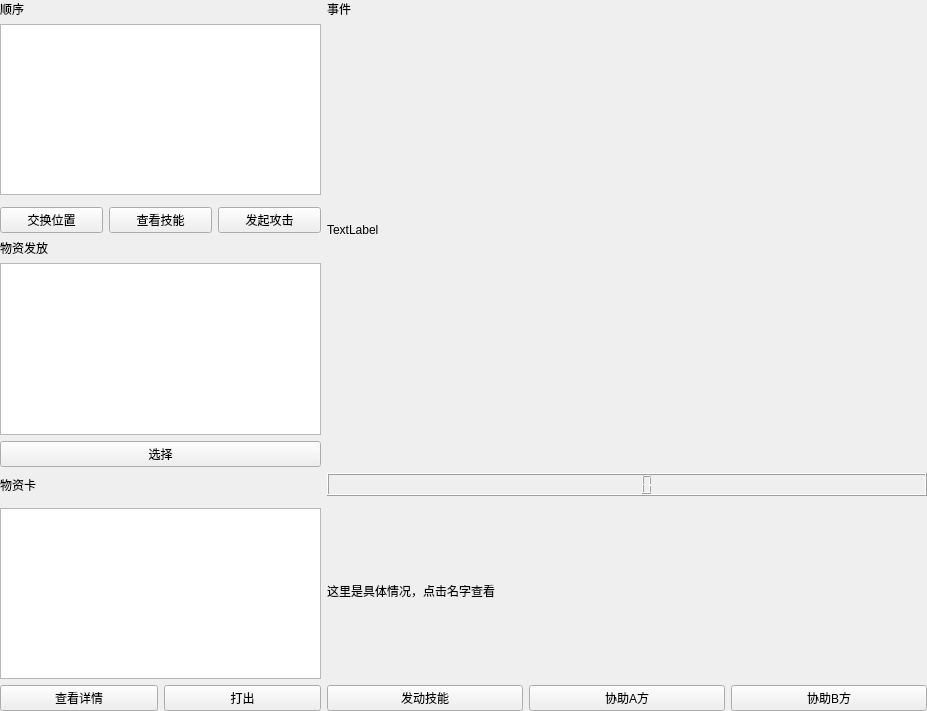
<?xml version="1.0" encoding="UTF-8"?>
<ui version="4.0">
 <class>Form</class>
 <widget class="QWidget" name="Form">
  <property name="geometry">
   <rect>
    <x>0</x>
    <y>0</y>
    <width>927</width>
    <height>711</height>
   </rect>
  </property>
  <property name="windowTitle">
   <string>Form</string>
  </property>
  <layout class="QVBoxLayout" name="verticalLayout">
   <property name="leftMargin">
    <number>0</number>
   </property>
   <property name="topMargin">
    <number>0</number>
   </property>
   <property name="rightMargin">
    <number>0</number>
   </property>
   <property name="bottomMargin">
    <number>0</number>
   </property>
   <item>
    <layout class="QGridLayout" name="gridLayout">
     <item row="5" column="0">
      <widget class="QListWidget" name="listWidget"/>
     </item>
     <item row="8" column="1" rowspan="2">
      <widget class="QLabel" name="label_6">
       <property name="text">
        <string>这里是具体情况，点击名字查看</string>
       </property>
      </widget>
     </item>
     <item row="4" column="0">
      <widget class="QLabel" name="label_2">
       <property name="text">
        <string>物资发放</string>
       </property>
      </widget>
     </item>
     <item row="6" column="0">
      <widget class="QPushButton" name="pushButton_3">
       <property name="text">
        <string>选择</string>
       </property>
      </widget>
     </item>
     <item row="1" column="0">
      <widget class="QListWidget" name="listWidget_3"/>
     </item>
     <item row="6" column="1">
      <spacer name="horizontalSpacer">
       <property name="orientation">
        <enum>Qt::Horizontal</enum>
       </property>
       <property name="sizeHint" stdset="0">
        <size>
         <width>600</width>
         <height>20</height>
        </size>
       </property>
      </spacer>
     </item>
     <item row="0" column="1">
      <widget class="QLabel" name="label_4">
       <property name="text">
        <string>事件</string>
       </property>
      </widget>
     </item>
     <item row="9" column="0">
      <widget class="QListWidget" name="listWidget_2"/>
     </item>
     <item row="10" column="0">
      <layout class="QHBoxLayout" name="horizontalLayout_2">
       <item>
        <widget class="QPushButton" name="pushButton_7">
         <property name="text">
          <string>查看详情</string>
         </property>
        </widget>
       </item>
       <item>
        <widget class="QPushButton" name="pushButton_4">
         <property name="text">
          <string>打出</string>
         </property>
        </widget>
       </item>
      </layout>
     </item>
     <item row="0" column="0">
      <widget class="QLabel" name="label">
       <property name="text">
        <string>顺序</string>
       </property>
      </widget>
     </item>
     <item row="3" column="0">
      <layout class="QGridLayout" name="gridLayout_2">
       <item row="0" column="1">
        <widget class="QPushButton" name="pushButton_6">
         <property name="text">
          <string>查看技能</string>
         </property>
        </widget>
       </item>
       <item row="0" column="0">
        <widget class="QPushButton" name="pushButton_5">
         <property name="text">
          <string>交换位置</string>
         </property>
        </widget>
       </item>
       <item row="0" column="2">
        <widget class="QPushButton" name="pushButton">
         <property name="text">
          <string>发起攻击</string>
         </property>
        </widget>
       </item>
      </layout>
     </item>
     <item row="1" column="1" rowspan="5">
      <widget class="QLabel" name="label_3">
       <property name="text">
        <string>TextLabel</string>
       </property>
      </widget>
     </item>
     <item row="7" column="0">
      <layout class="QHBoxLayout" name="horizontalLayout_3">
       <item>
        <widget class="QLabel" name="label_5">
         <property name="text">
          <string>物资卡</string>
         </property>
        </widget>
       </item>
      </layout>
     </item>
     <item row="7" column="1">
      <widget class="QLCDNumber" name="lcdNumber"/>
     </item>
     <item row="10" column="1">
      <layout class="QHBoxLayout" name="horizontalLayout">
       <item>
        <widget class="QPushButton" name="pushButton_2">
         <property name="text">
          <string>发动技能</string>
         </property>
        </widget>
       </item>
       <item>
        <widget class="QPushButton" name="pushButton_8">
         <property name="text">
          <string>协助A方</string>
         </property>
        </widget>
       </item>
       <item>
        <widget class="QPushButton" name="pushButton_9">
         <property name="text">
          <string>协助B方</string>
         </property>
        </widget>
       </item>
      </layout>
     </item>
    </layout>
   </item>
  </layout>
 </widget>
 <resources/>
 <connections/>
</ui>
